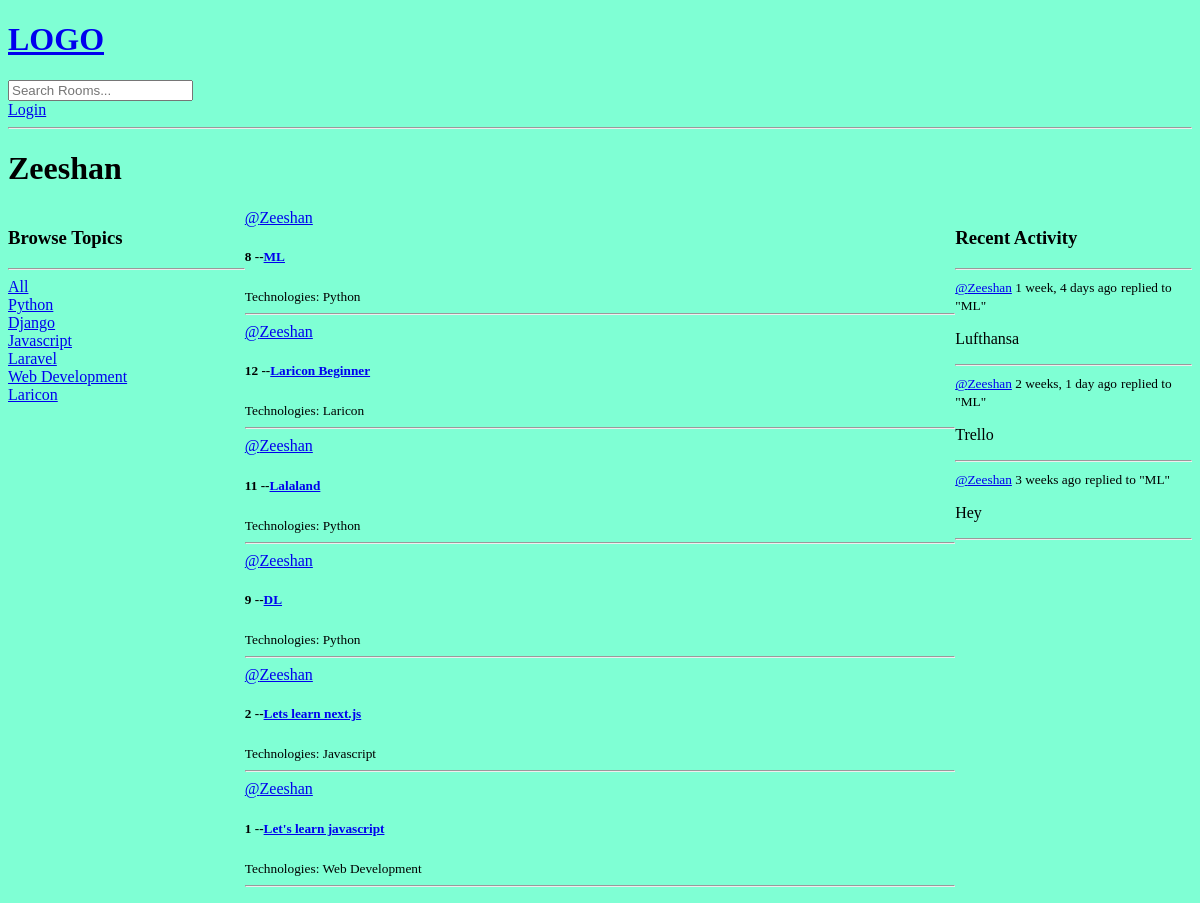
Before: /profile/2/ with the older database file.
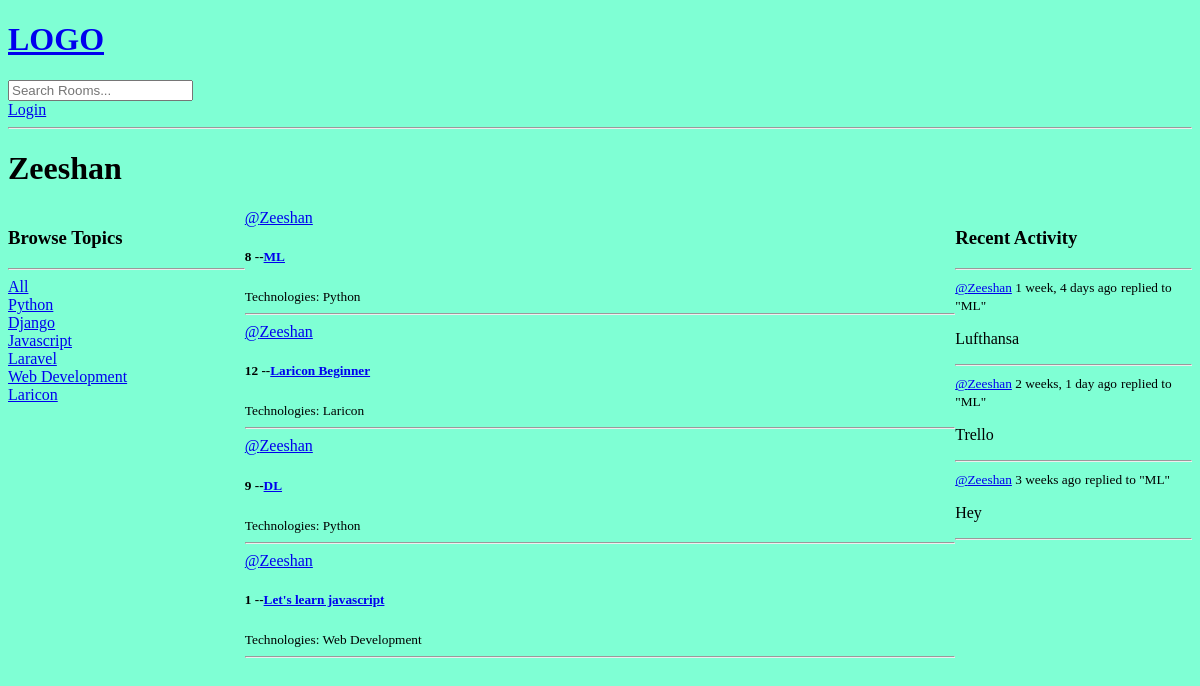
After: the same page with the newer database file.
### base/models.py (models this page shows, shortened)
class Topic(models.Model):
    name = models.CharField(max_length=200)

class Room(models.Model):
    host = models.ForeignKey(User, on_delete=models.SET_NULL, null=True)
    topic = models.ForeignKey(Topic, on_delete=models.SET_NULL, null=True)
    name = models.CharField(max_length=200)
    description = models.TextField(null=True, blank=True)
    participants = models.ManyToManyField(User, related_name="participants", blank=True)
    updated = models.DateTimeField(auto_now=True)
    created = models.DateTimeField(auto_now_add=True)
    class Meta:
        ordering = ["-updated", "-created"]
    def __str__(self):
        return self.name

class Message(models.Model):
    user = models.ForeignKey(User, on_delete=models.CASCADE)
    room = models.ForeignKey(Room, on_delete=models.CASCADE)
    body = models.TextField()
    updated = models.DateTimeField(auto_now=True)
    created = models.DateTimeField(auto_now_add=True)
    class Meta:
        ordering = ["-updated", "-created"]
    def __str__(self):
        return self.body[0:50]

### base/views.py (the view)
# urls.py: path("profile/<str:pk>/", views.userProfile, name="user-profile"),
def userProfile(request, pk):
    user = User.objects.get(id=pk)
    rooms = user.room_set.all()
    room_messages = user.message_set.all()
    topics = Topic.objects.all()
    context = {
        "user": user,
        "rooms": rooms,
        "room_messages": room_messages,
        "topics": topics,
    }
    return render(request, "base/profile.html", context)

### base/templates/base/profile.html (shortened to what this page needs)
{% extends 'main.html' %}
{% block content %}
<h1>{{user.username}}</h1>
<div class="profile-container">
    <div>
        {% include 'base/topics_component.html' %}
    </div>
    <div>
        {% include 'base/feed_component.html' %}
    </div>
    <div>
        {% include 'base/activity_component.html' %}
    </div>
</div>
{%endblock content%}

### base/templates/base/topics_component.html
<h3>Browse Topics</h3>
<hr>
<div>
    <a href="{% url 'home' %}">All</a>
</div>
{%for topic in topics%}
<div>
    <a href="{% url 'home' %}?q={{topic.name}}">{{topic.name}}</a>
</div>
{%endfor%}

### base/templates/base/feed_component.html (shortened to what this page needs)
<div>
    {% for room in rooms %}
    <div>
        {% if room.host.id %}
        <a href="{% url 'user-profile' room.host.id %}">@{{room.host.username}}</a>
        {% else %}
        <span>Host not available</span>
        {% endif %}
        <h5>{{room.id}} --<a href="{% url 'room' room.id %}">{{room.name}}</a> </h5>
        <small>Technologies: {{room.topic.name}}</small>
    </div>
    <hr>
    {% endfor %}
</div>

### base/templates/base/activity_component.html (shortened to what this page needs)
<h3>Recent Activity</h3>
<hr>
{% for message in room_messages %}
<div>
    <small> <a href="{% url 'user-profile' message.user.id %}"> @{{message.user}}</a>  {{message.created|timesince}} ago</small>
    <small>replied to "{{message.room}}"</small>
    <p>{{message}}</p>
    <hr>
</div>
{% endfor %}

Changed rows visible on the page:
no longer on this page (row edited): Room: host.username "Zeeshan", id "11", name "Lalaland", topic.name "Python"
no longer on this page (row edited): Room: host.username "Zeeshan", id "2", name "Lets learn next.js", topic.name "Javascript"
